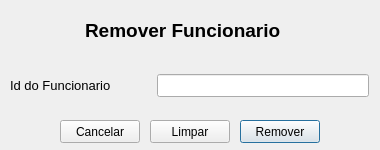
<?xml version="1.0" encoding="UTF-8"?>
<ui version="4.0">
 <class>RemoverFuncionario</class>
 <widget class="QDialog" name="RemoverFuncionario">
  <property name="geometry">
   <rect>
    <x>0</x>
    <y>0</y>
    <width>380</width>
    <height>150</height>
   </rect>
  </property>
  <property name="windowTitle">
   <string>Dialog</string>
  </property>
  <widget class="QPushButton" name="submitButton">
   <property name="geometry">
    <rect>
     <x>240</x>
     <y>120</y>
     <width>80</width>
     <height>23</height>
    </rect>
   </property>
   <property name="text">
    <string>Remover</string>
   </property>
  </widget>
  <widget class="QWidget" name="gridLayoutWidget">
   <property name="geometry">
    <rect>
     <x>10</x>
     <y>60</y>
     <width>359</width>
     <height>51</height>
    </rect>
   </property>
   <layout class="QGridLayout" name="gridLayout" columnstretch="0">
    <item row="0" column="0">
     <layout class="QHBoxLayout" name="horizontalLayout_3" stretch="2,3">
      <item>
       <layout class="QVBoxLayout" name="verticalLayout_4">
        <item>
         <widget class="QLabel" name="label_6">
          <property name="font">
           <font>
            <pointsize>10</pointsize>
           </font>
          </property>
          <property name="text">
           <string>Id do Funcionario</string>
          </property>
         </widget>
        </item>
       </layout>
      </item>
      <item>
       <layout class="QVBoxLayout" name="verticalLayout_5">
        <item>
         <widget class="QLineEdit" name="idArea">
          <property name="font">
           <font>
            <pointsize>10</pointsize>
           </font>
          </property>
         </widget>
        </item>
       </layout>
      </item>
     </layout>
    </item>
   </layout>
  </widget>
  <widget class="QLabel" name="label_5">
   <property name="geometry">
    <rect>
     <x>85</x>
     <y>10</y>
     <width>205</width>
     <height>41</height>
    </rect>
   </property>
   <property name="text">
    <string>&lt;html&gt;&lt;head/&gt;&lt;body&gt;&lt;p&gt;&lt;span style=&quot; font-size:14pt; font-weight:600;&quot;&gt;Remover Funcionario&lt;/span&gt;&lt;/p&gt;&lt;/body&gt;&lt;/html&gt;</string>
   </property>
  </widget>
  <widget class="QPushButton" name="cancelButton">
   <property name="geometry">
    <rect>
     <x>60</x>
     <y>120</y>
     <width>80</width>
     <height>23</height>
    </rect>
   </property>
   <property name="text">
    <string>Cancelar</string>
   </property>
  </widget>
  <widget class="QPushButton" name="clearButton">
   <property name="geometry">
    <rect>
     <x>150</x>
     <y>120</y>
     <width>80</width>
     <height>23</height>
    </rect>
   </property>
   <property name="text">
    <string>Limpar</string>
   </property>
  </widget>
 </widget>
 <resources/>
 <connections>
  <connection>
   <sender>cancelButton</sender>
   <signal>clicked()</signal>
   <receiver>RemoverFuncionario</receiver>
   <slot>close()</slot>
   <hints>
    <hint type="sourcelabel">
     <x>139</x>
     <y>141</y>
    </hint>
    <hint type="destinationlabel">
     <x>199</x>
     <y>149</y>
    </hint>
   </hints>
  </connection>
  <connection>
   <sender>clearButton</sender>
   <signal>clicked()</signal>
   <receiver>idArea</receiver>
   <slot>clear()</slot>
   <hints>
    <hint type="sourcelabel">
     <x>179</x>
     <y>131</y>
    </hint>
    <hint type="destinationlabel">
     <x>262</x>
     <y>84</y>
    </hint>
   </hints>
  </connection>
 </connections>
</ui>
